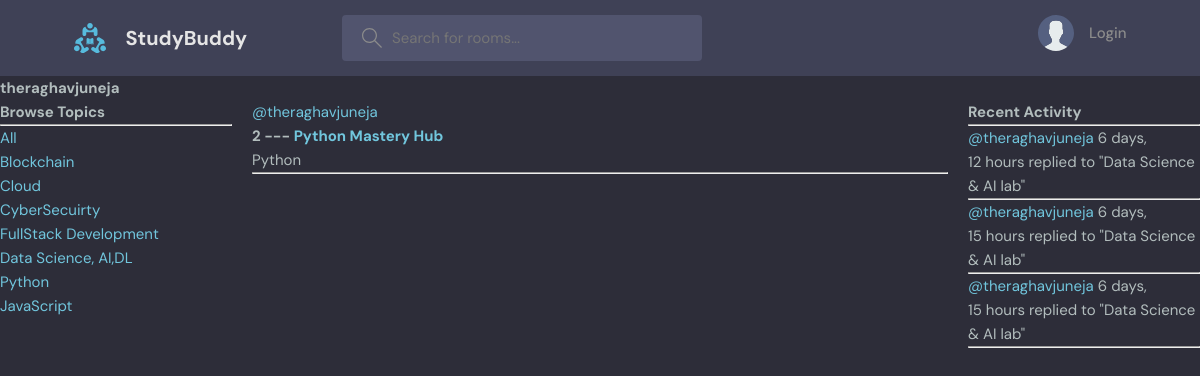
/user-profile/2/, run on an earlier commit of the app's database.
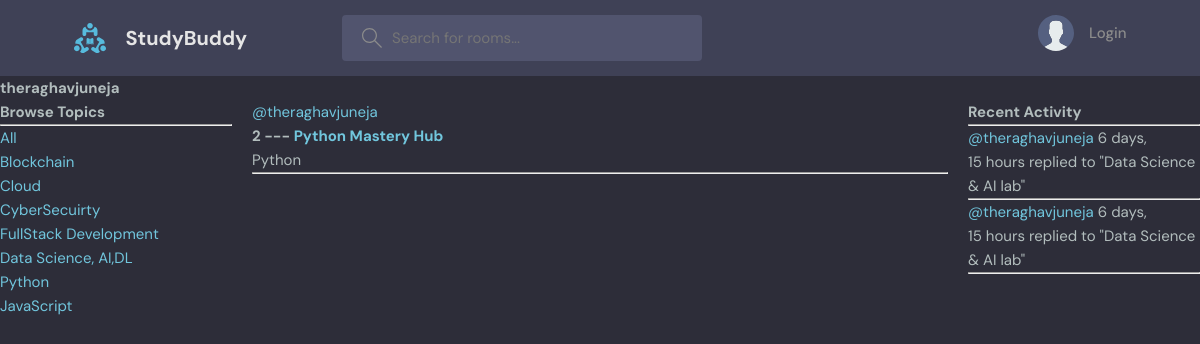
And on a later commit of the database.
### base/models.py (models this page shows, shortened)
class Topic(models.Model):
    name=models.CharField(max_length=200)

class Room(models.Model):
    host=models.ForeignKey(User,on_delete=models.SET_NULL,null=True)
    topic=models.ForeignKey(Topic,on_delete=models.SET_NULL,null=True)
    name=models.CharField(max_length=200)
    description=models.TextField(null=True,blank=True)
    participants=models.ManyToManyField(User,related_name='participants',blank=True)
    updated=models.DateTimeField(auto_now=True)
    created=models.DateTimeField(auto_now_add=True)
    class Meta:
        ordering=['-updated','-created']
    def __str__(self):
        return self.name

class Message(models.Model):
    user=models.ForeignKey(User,on_delete=models.CASCADE)
    room=models.ForeignKey(Room,on_delete=models.CASCADE)
    body = models.TextField(null=True, blank=True)
    updated=models.DateTimeField(auto_now=True)
    created=models.DateTimeField(auto_now_add=True)
    class Meta:
        ordering=['-updated','-created']

### base/views.py (the view)
# urls.py: path('user-profile/<str:pk>/', views.userProfile, name='user-profile'),
def userProfile(request,pk):
    user=User.objects.get(id=pk)
    rooms=user.room_set.all()
    room_messages=user.message_set.all()
    topics=Topic.objects.all()
    context={'user':user,'rooms':rooms,'room_messages':room_messages,'topics':topics}
    return render(request,'base/profile.html',context)

### base/templates/base/profile.html (shortened to what this page needs)
{% extends 'main.html' %}
{% block content %}
<h1>{{user.username}}</h1>
<div class="profile-container">
    <div>
        {% include 'base/topic_components.html' %}
    </div>
    <div>
        {% include 'base/feed_component.html' %}
    </div>
    <div>
        {% include 'base/activity_component.html' %}
    </div>
</div>
{% endblock content %}

### base/templates/base/topic_components.html
<h3>Browse Topics</h3>
        <hr>
        <div>
            <a href="{% url 'home' %}">All</a>
        </div>
        {% for topic in topics %}
        <div>
            <a href="{% url 'home' %}?q={{ topic.name }}">{{ topic.name }}</a>
        </div>
        {% endfor %}

### base/templates/base/feed_component.html (shortened to what this page needs)
<div>
    {% for room in rooms %}
    <div>
        {% if room.host %}
        <a href="{% url 'user-profile' room.host.id %}">@{{ room.host.username }}</a>
        {% else %}
            <span>Unknown Host</span>
        {% endif %}
        <h5>{{ room.id }} --- <a href="{% url 'room' room.id %}">{{ room.name }}</a></h5>
        <small>{{ room.topic.name }}</small>
        <hr>
    </div>
    {% endfor %}
</div>

### base/templates/base/activity_component.html (shortened to what this page needs)
<h3>Recent Activity</h3>
<hr>
{% for message in room_messages %}
<div>
    <small>
        <a href="{% url 'user-profile' message.user.id %}">@{{ message.user }}</a>
        {{ message.created|timesince }}
    </small>
    <small>replied to "{{ message.room }}"</small>
    <hr>
</div>
{% endfor %}

What changed in the data, as far as the page shows it:
removed Message: user "theraghavjuneja", created "6 days, 12 hours", room "Data Science & AI lab"
